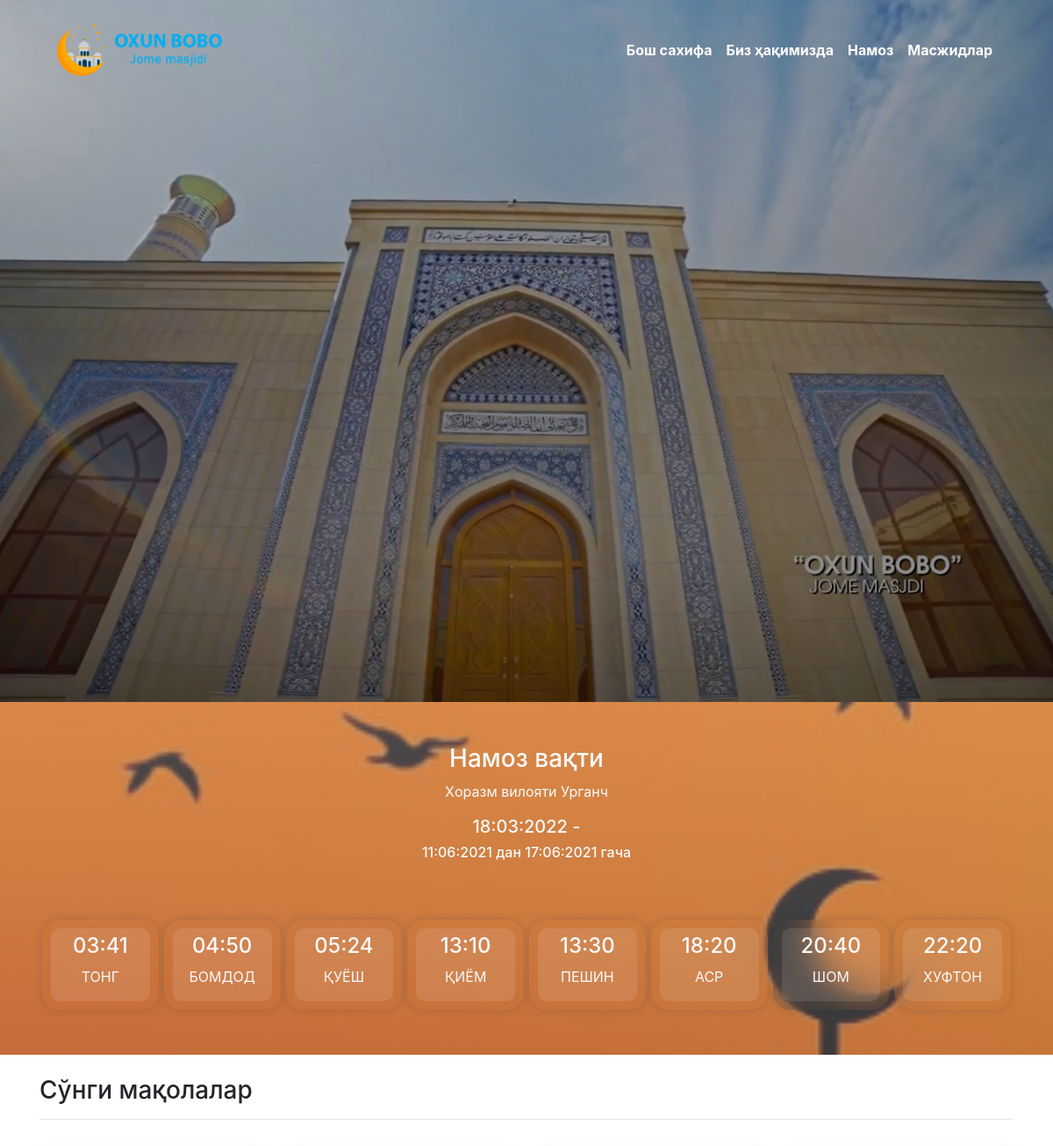
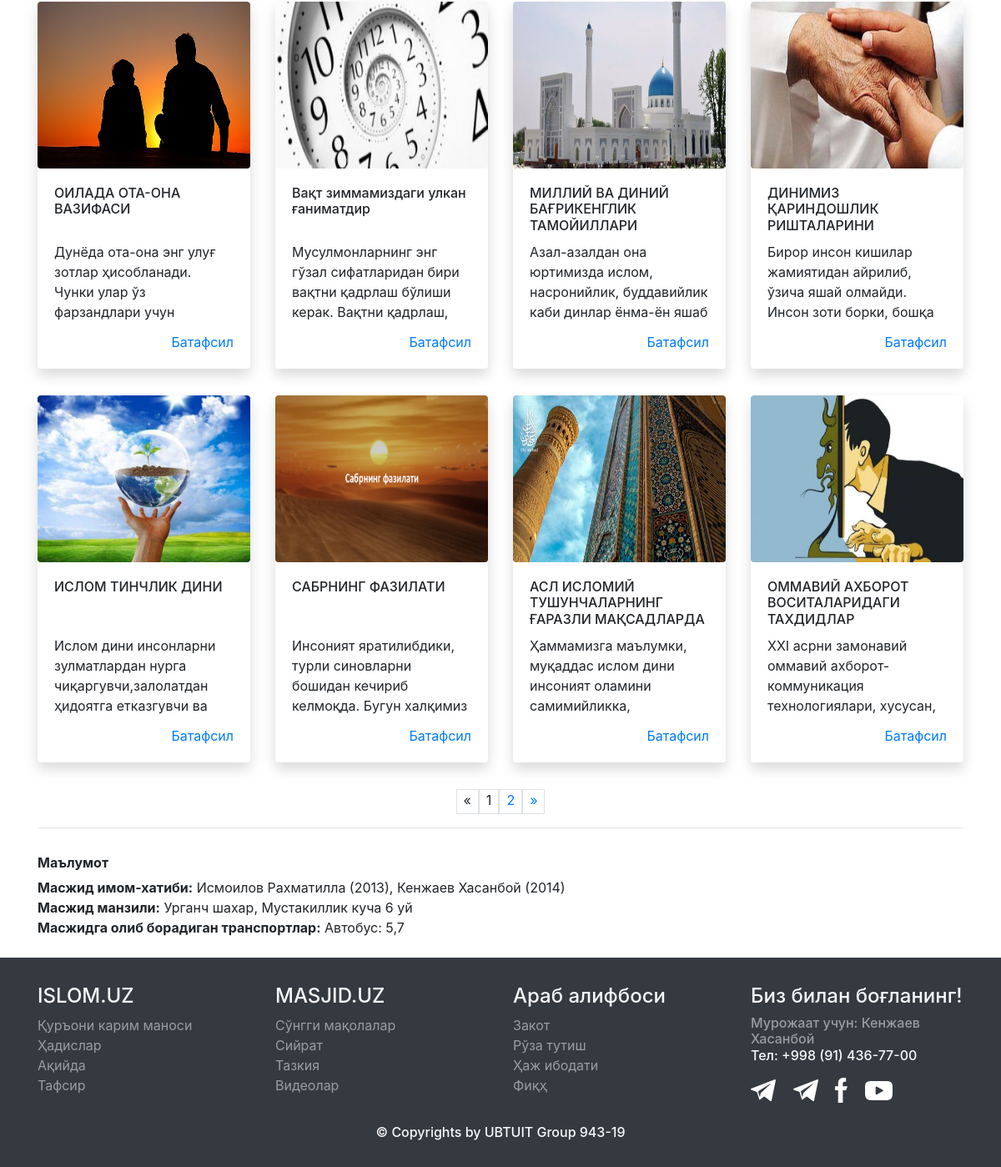
The page /pages/index.php on the database its author committed (2 pictures, top to bottom).
### tables this page shows
CREATE TABLE `hours` (
  `id` int(11) NOT NULL,
  `tong` time NOT NULL,
  `bomdod` time NOT NULL,
  `quyosh` time NOT NULL,
  `qiyom` time NOT NULL,
  `peshin` time NOT NULL,
  `asr` time NOT NULL,
  `shom` time NOT NULL,
  `xufton` time NOT NULL,
  `start_day` date NOT NULL,
  `end_day` date NOT NULL,
  `update_time` date NOT NULL
);

CREATE TABLE `article` (
  `id` int(11) NOT NULL,
  `title` varchar(255) NOT NULL,
  `text` text NOT NULL,
  `author` varchar(255) NOT NULL,
  `position` text NOT NULL,
  `create_at` date NOT NULL
);

### parts/_article.php (the view)
<?php
	$page = isset($_GET['page']) ? $_GET['page'] : 1;
	$start = ($page - 1) * 8;
	$result = mysqli_query($link, "SELECT * FROM article ORDER BY id DESC LIMIT {$start}, 8");
	$article = mysqli_fetch_all($result, MYSQLI_ASSOC);
	$result1 = mysqli_query($link, "SELECT count(id) AS id FROM article");
	$custCount = mysqli_fetch_all($result1, MYSQLI_ASSOC);
	$total = $custCount[0]['id'];
	$pages = ceil( $total / 8 );
	$Previous = $page - 1;
	$Next = $page + 1;
    if ($page < 1 || $page > $pages) {
        echo "<script>alert(\"Iltimos foydalanish qoidalarini buzmang!\");</script>";
        echo '<script>window.location="index.php";</script>';
    } else{
?>
<div id="article" class="container pt-4">
    <h3>Сўнги мақолалар</h3><hr>
    <div class="row">
        <?php
            foreach($article as $item):
        ?>
        <div class="my-3 mx-auto col-11 col-sm-6 col-md-4 col-lg-3 col-xl-3">
            <div class="card shadow border-0">
                <div class="card-img-top">
                    <a class="w-100 h-100 d-flex justify-content-center" href="article.php?id=<?=$item['id']?>">
                        <img class="img-fluid h-100 rounded" src="../assets/img/article/<?=$item['id']?>.jpg" alt="">
                    </a>
                </div>
                <div class="card-body">
                    <h6><?=$item['title']?></h6>
                    <p class="mb-2"><?=$item['text']?></p>
                    <a href="article.php?id=<?=$item['id']?>" class="float-right">Батафсил</a>
                </div>
            </div>
        </div>
        <?php endforeach; ?>
    </div>
    <nav aria-label="Page navigation" >
        <ul class="pagination my-3 text-center d-flex justify-content-center">
            <li class="border p-0 px-2 pb-1">
                <a <?php if($page!=1) echo "href=\"index.php?page={$Previous}\""?> aria-label="Previous">
                    <span aria-hidden="true">&laquo;</span>
                </a>
            </li>
            <?php for($i = 1; $i<= $pages; $i++) : ?>
                <li class="border px-2 pb-1"><a <?php if($page!=$i)echo "href=\"index.php?page={$i}\"";?> ><?= $i; ?></a></li>
            <?php endfor; ?>
            <li class="border px-2 pb-1">
                <a  <?php if($page!=$pages){echo "href=\"index.php?page={$Next}\"";} ?> aria-label="Next">
                    <span aria-hidden="true">&raquo;</span>
                </a>
            </li>
        </ul>
    </nav>
</div>
<?php } ?>

### inc/header.php (shortened to what this page needs)
<!DOCTYPE html>
<html lang="en">
<head>
    <link rel="stylesheet" href="../assets/css/bootstrap.min.css">
    <link rel="stylesheet" href="../assets/css/owl.carousel.min.css">
    <link rel="stylesheet" href="../assets/css/owl.theme.default.min.css">
    <link rel="stylesheet" href="../assets/css/font-awesome.min.css">
    <link rel="stylesheet" href="../assets/css/style.css">
</head>
<body>
    <header class="fixed-top">
        <div class="container">
            <nav class="navbar navbar-expand-lg py-0">
                <a class="navbar-brand" href="index.php">
                    <img src="../assets/img/logos/logoSmall.png" class="my-auto" width="200px">
                </a>
                <div class="collapse navbar-collapse" id="navbarNavDropdown">
                    <ul class="navbar-nav ml-auto">
                        <li class="nav-item">
                            <a class="nav-link" href="index.php">Бош&nbsp;сахифа</a>
                        </li>
                        <li class="nav-item dropdown">
                            <a class="nav-link" href="about_us.php">Биз&nbsp;ҳақимизда</a>
                        </li>
                        <li class="nav-item">
                            <a class="nav-link" href="namoz.php">Намоз</a>
                        </li>
                        <li class="nav-item">
                            <a class="nav-link" href="masjidlar.php">Масжидлар</a>
                        </li>
                    </ul>
                </div>
            </nav>
        </div>
    </header>
    <main>

### parts/_banner_area.php (shortened to what this page needs)
<section id="banner-area">
    <div class="owl-carousel owl-theme">
        <div class="item">
            <div class="image1"
                style="background-image: linear-gradient(rgba(0, 0, 0, .2),rgba(0, 0, 0, .5)), url(../assets/img/carousel/01.jpeg);"
            ></div>
        </div>
    </div>
</section>

### parts/_hours.php
<?php
include('../admin/inc/connect.php');
$sql = mysqli_query($link,"SELECT * FROM `hours`");
$item = $sql->fetch_assoc();
?>
<div id="banner-img" class="d-flex"
    style=" background-image: linear-gradient(rgb(255, 255, 255, 0.4), rgba(0,0,0, .5)), url(../assets/img/products/Mosque.jpg);
            background-image: -moz-linear-gradient(rgb(255, 255, 255, 0.4),rgba(0, 0, 0, .5)), url(../assets/img/products/Mosque.jpg);
            background-image: -o-linear-gradient(rgb(255, 255, 255, 0.4),rgba(0, 0, 0, .5)), url(../assets/img/products/Mosque.jpg);
            background-image: -webkit-linear-gradient(rgb(255, 255, 255, 0.4),rgba(0, 0, 0, .5)), url(../assets/img/products/Mosque.jpg);
            height: auto !important;
            background-attachment: fixed;"
>
    <div class="container text-center text-light py-5">
        <h3>Намоз вақти</h3>
        <p>Xоразм вилояти Урганч</p>
        <h5><?=date('j:m:Y', mktime())?> - <span id="hijriy"></span></h5>
        <h6><?=date_format(date_create($item["start_day"]), 'j:m:Y');?> дан <?=date_format(date_create($item["end_day"]), 'j:m:Y');?> гача</h6>
        <div class="blocks mt-5 pt-3">
            <div class="block">
                <div id="block_hour">
                    <h4><?=date_format(date_create($item["tong"]), 'H:i')?></h4>
                    <p>ТОНГ</p>
                </div>
            </div>
            <div class="block">
                <div id="block_hour">
                    <h4><?=date_format(date_create($item["bomdod"]), 'H:i')?></h4>
                    <p>БОМДОД</p>
                </div>
            </div>
            <div class="block">
                <div id="block_hour">
                    <h4><?=date_format(date_create($item["quyosh"]), 'H:i')?></h4>
                    <p>ҚУЁШ</p>
                </div>
            </div>
            <div class="block">
                <div id="block_hour">
                    <h4><?=date_format(date_create($item["qiyom"]), 'H:i') ?? "13:30"; ?></h4>
                    <p>ҚИЁМ</p>
                </div>
            </div>
            <div class="block">
                <div id="block_hour">
                    <h4><?=date_format(date_create($item["peshin"]), 'H:i')?></h4>
                    <p>ПЕШИН</p>
                </div>
            </div>
            <div class="block">
                <div id="block_hour">
                    <h4><?=date_format(date_create($item["asr"]), 'H:i')?></h4>
                    <p>АСР</p>
                </div>
            </div>
            <div class="block">
                <div id="block_hour">
                    <h4><?=date_format(date_create($item["shom"]), 'H:i')?></h4>
                    <p>ШОМ</p>
                </div>
            </div>
            <div class="block ">
                <div id="block_hour">
                    <h4><?=date_format(date_create($item["xufton"]), 'H:i')?></h4>
                    <p>ХУФТОН</p>
                </div>
            </div>
        </div>
    </div>
</div>

### pages/index.php
<?php
    include "../inc/header.php";
        include "../parts/_banner_area.php";
        include "../parts/_hours.php";
        include "../parts/_article.php";
?>
        <section id="information">
            <div class="container">
                <hr>
                <div class="row">
                    <div class="col mt-3 mb-4">
                        <h6 class="font-weight-bold">Маълумот</h6>
                        <p class="m-0"><b>Масжид имом-хатиби:</b> Исмоилов Рахматилла (2013), Кенжаев Хасанбой (2014)</p>
                        <p class="m-0"><b>Масжид манзили:</b> Урганч шахар, Мустакиллик куча 6 уй</p>
                        <p class="m-0"><b>Масжидга олиб борадиган транспортлар:</b> Автобус: 5,7</p>
                    </div>
                </div>
            </div>
        </section>
<?php
    include "../inc/footer.php";
?>

### inc/footer.php (shortened to what this page needs)
    </main>
    <section id="footer" class="py-4 bg-dark text-light">
        <div class="container">
            <div class="row">
                <div class="mx-auto col-11 col-sm-6 col-md-6 col-xl-3 mt-2">
                    <h4><a href="https://islom.uz" class="text-light">ISLOM.UZ</a></h4>
                    <ul class="navbar-nav">
                        <li>
                            <a class="text-white-50" href="https://islom.uz/mano_tarjima/1">Қуръони&nbsp;карим&nbsp;маноси</a>
                        </li>
                        <li>
                            <a class="text-white-50" href="https://islom.uz/maqolalar/51/1">Ҳадислар</a>
                        </li>
                        <li>
                            <a class="text-white-50" href="https://islom.uz/maqolalar/32/1">Ақийда</a>
                        </li>
                        <li>
                            <a class="text-white-50" href="https://islom.uz/maqolalar/109/1">Тафсир</a>
                        </li>
                    </ul>
                </div>
                <div class="mx-auto col-11 col-sm-6 col-md-6 col-xl-3 mt-2">
                    <h4><a href="https://masjid.uz" class="text-light">MASJID.UZ</a></h4>
                    <ul class="navbar-nav">
                        <li>
                            <a class="text-white-50" href="https://islom.uz/maqolalar/6/1">Сўнгги&nbsp;мақолалар</a>
                        </li>
                        <li>
                            <a class="text-white-50" href="https://islom.uz/maqolalar/77/1">Сийрат</a>
                        </li>
                        <li>
                            <a class="text-white-50" href="https://islom.uz/maqolalar/49/1">Тазкия</a>
                        </li>
                        <li>
                            <a class="text-white-50" href="https://islom.uz/media/104/1">Видеолар</a>
                        </li>
                    </ul>
                </div>
                <div class="mx-auto col-11 col-sm-6 col-md-6 col-xl-3 mt-2">
                    <h4><a href="https://islom.uz/darsxona/1" class="text-light">Араб&nbsp;алифбоси</a></h4>
                    <ul class="navbar-nav">
                        <li>
                            <a class="text-white-50" href="https://islom.uz/zakot/1">Закот</a>
                        </li>
                        <li>
                            <a class="text-white-50" href="https://islom.uz/ruza/1">Рўза&nbsp;тутиш</a>
                        </li>
                        <li>
                            <a class="text-white-50" href="https://islom.uz/haj/1">Ҳaж&nbsp;ибoдaти</a>
                        </li>
                        <li>
                            <a class="text-white-50" href="https://islom.uz/maqolalar/47/1">Фиқҳ</a>
                        </li>
                    </ul>
                </div>
                <div class="mx-auto col-11 col-sm-6 col-md-6 col-xl-3 mt-2">
                    <h4>Биз билан боғланинг!</h4>
                    <h6 class="text-white-50"><a href="../admin/index.php" class="text-white-50" style="cursor: text; text-decoration:none;">Мурожаат учун:</a> Кенжаев Хасанбой<p class="text-light">Тел: +998 (91) 436-77-00</p></h6>
                    <div class="mt-3 messenjer">
                        <a class="text-white-50" href="https://t.me/oxunbobooficial"><img src="../assets/img/carousel/social-telegram.svg" alt="" width="30px"></a>
                        <a class="text-white-50 ml-3" href="https://t.me/diyonatuz"><img src="../assets/img/carousel/social-telegram.svg" alt="" width="30px"></a>
                        <a class="text-white-50 mx-3" href="https://www.facebook.com/oxunbobo"><img src="../assets/img/carousel/social-facebook.svg" alt="" height="30px"></a>
                        <a class="text-white-50" href="https://www.youtube.com/user/islomuz"><img src="../assets/img/carousel/social-youtube.svg" alt="" width="33px"></a>
                    </div>
                </div>
            </div>
            <h6 class="text-center mt-4"><a class="text-light" href="https://t.me/smy8687">&copy; Copyrights by UBTUIT Group 943-19</a></h6>
        </div>
    </section>
</body>
</html>

### assets/css/style.css (style rules this page uses)
* { margin: 0; padding: 0; position: relative; box-sizing: border-box; -webkit-box-sizing: border-box; -moz-box-sizing: border-box; }
header { padding-top: 20px; }
header nav { padding: 0; }
header nav ul li { align-self: center; }
header nav .nav-link { color: #fff; }
header nav .nav-link, .dropdown-item { font-weight: 650; font-size: 16px; }
header ul li a { position: relative; }
header ul li a::before { content: ""; position: absolute; width: 100%; height: 100%; top: 0.4px; left: 0; border-radius: 4px; background-color: #00AEF2; transform: scale(0); -webkit-transition: all 0.4s ease-out; -moz-transition: all 0.4s ease-out; -ms-transition: all 0.4s ease-out; -o-transition: all 0.4s ease-out; transition: all 0.4s ease-out; z-index: -1 !important; }
#banner-area { width: 100%; justify-content: center; }
.image1 { width: 100%; height: 100vh; background-size: cover; background-position: center; overflow: hidden; }
#banner-img { width: 100%; height: 60vh; background-size: cover; background-position: center; }
.blocks { display: block; width: 100%; }
.block { display: block; width: 12.5%; padding: 3px; float: left; }
#block_hour { padding-top: 6px; background-color: rgba(255, 255, 255, 0.1); border-radius: 20px; backdrop-filter: blur(20px); border: 10px solid transparent; background-clip: padding-box; box-shadow: 0px 0px 10px rgba(45, 55, 68, 0.2); }
#article .card-img-top { height: 200px !important; overflow: hidden; }
#article img { transition: all 1s ease; }
#article .card-body h6 { height: 60px !important; overflow: hidden; }
#article .card-body p { height: 100px !important; overflow: hidden; }

### rows shown on the page
hours: start_day "11:06:2021", end_day "17:06:2021", tong "03:41", bomdod "04:50", quyosh "05:24", qiyom "13:10", peshin "13:30", asr "18:20", shom "20:40", xufton "22:20"
article: shows a picture, title "ОИЛАДА ОТА-ОНА ВАЗИФАСИ", text "Дунёда ота-она энг улуғ зотлар ҳисобланади. Чунки улар ўз фарзандлари учун…"
article: shows a picture, title "Вақт зиммамиздаги улкан ғаниматдир", text "Мусулмонларнинг энг гўзал сифатларидан бири вақтни қадрлаш бўлиши керак. Вақтни қадрлаш,…"
article: shows a picture, title "МИЛЛИЙ ВА ДИНИЙ БАҒРИКЕНГЛИК ТАМОЙИЛЛАРИ", text "Азал-азалдан она юртимизда ислом, насронийлик, буддавийлик каби динлар ёнма-ён яшаб…"
article: shows a picture, title "ДИНИМИЗ ҚАРИНДОШЛИК РИШТАЛАРИНИ…", text "Бирор инсон кишилар жамиятидан айрилиб, ўзича яшай олмайди. Инсон зоти борки, бошқа…"
article: shows a picture, title "ИСЛОМ ТИНЧЛИК ДИНИ", text "Ислом дини инсонларни зулматлардан нурга чиқаргувчи,залолатдан ҳидоятга етказгувчи ва…"
article: shows a picture, title "САБРНИНГ ФАЗИЛАТИ", text "Инсоният яратилибдики, турли синовларни бошидан кечириб келмоқда. Бугун халқимиз…"
article: shows a picture, title "АСЛ ИСЛОМИЙ ТУШУНЧАЛАРНИНГ ҒАРАЗЛИ МАҚСАДЛАРДА…", text "Ҳаммамизга маълумки, муқаддас ислом дини инсоният оламини самимийликка,…"
article: shows a picture, title "ОММАВИЙ АХБОРОТ ВОСИТАЛАРИДАГИ ТАХДИДЛАР", text "XXI асрни замонавий оммавий ахборот-коммуникация технологиялари, хусусан,…"

### other values the page prints
date('j:m:Y', mktime()) "18:03:2022"
